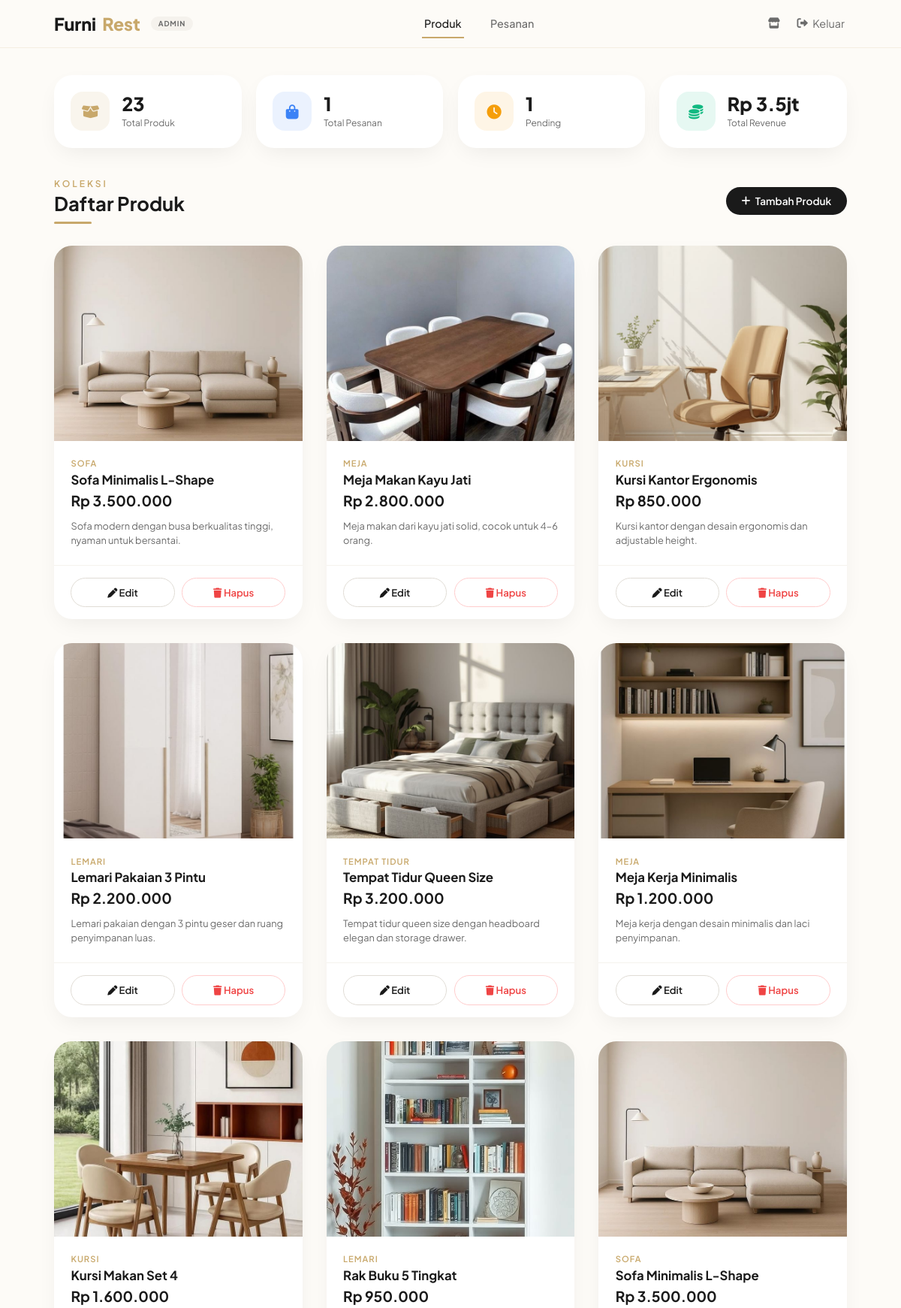
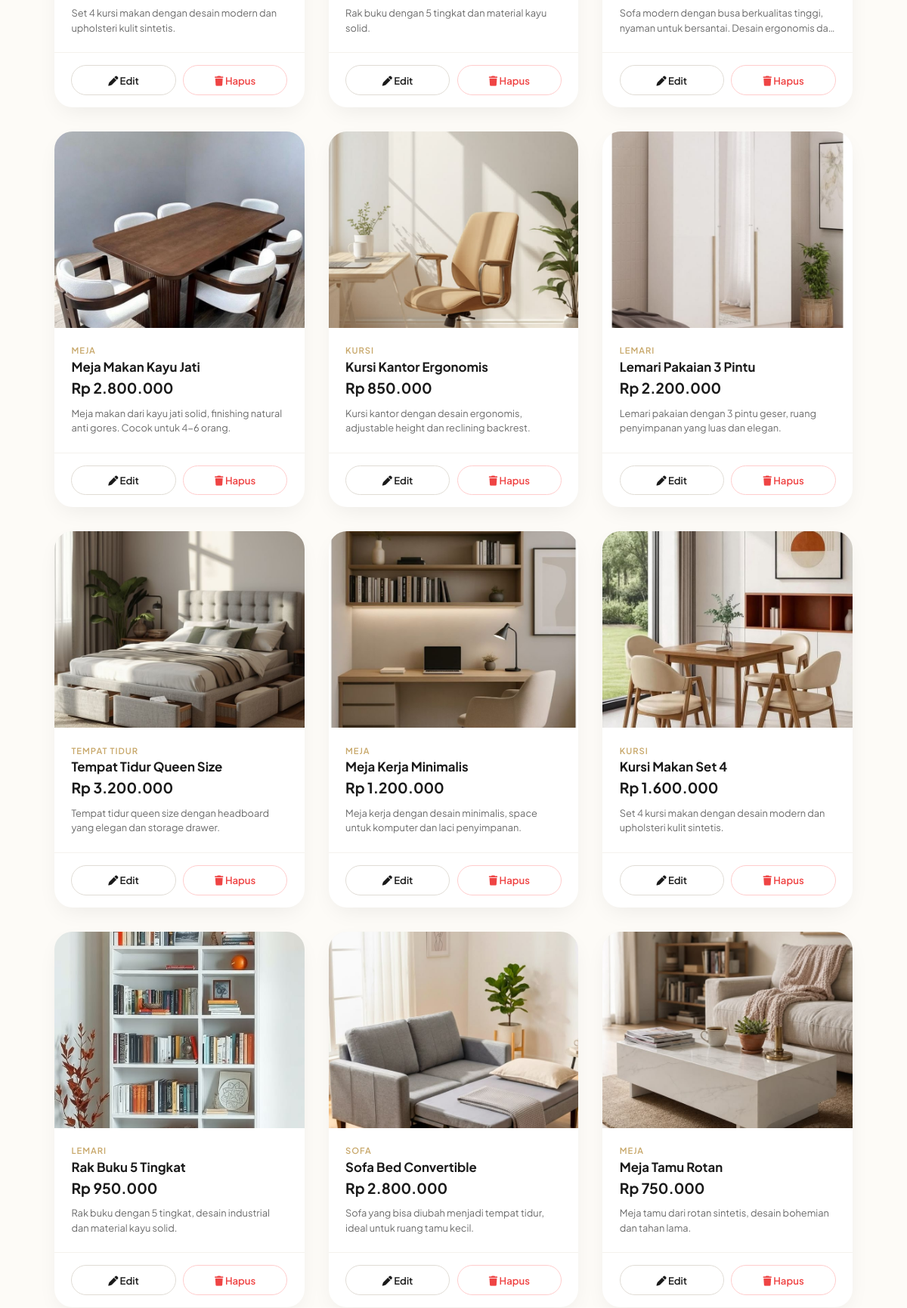
The app's page /admin-furni/dashboard.php (signed in, upper part) with its own data (2 pictures, top to bottom).
### tables this page shows
CREATE TABLE orders (
    id INT PRIMARY KEY AUTO_INCREMENT,
    product_id INT NOT NULL,
    customer_name VARCHAR(255) NOT NULL,
    customer_phone VARCHAR(20) NOT NULL,
    customer_address TEXT NOT NULL,
    quantity INT DEFAULT 1,
    total_price DECIMAL(10,2) NOT NULL,
    order_date TIMESTAMP DEFAULT CURRENT_TIMESTAMP,
    status VARCHAR(50) DEFAULT 'pending',
    FOREIGN KEY (product_id) REFERENCES products(id) ON DELETE RESTRICT
);

CREATE TABLE products (
    id INT PRIMARY KEY AUTO_INCREMENT,
    name VARCHAR(255) NOT NULL,
    category VARCHAR(100) NOT NULL,
    price DECIMAL(10,2) NOT NULL,
    old_price DECIMAL(10,2) DEFAULT NULL,
    rating DECIMAL(3,1) DEFAULT 0,
    sold INT DEFAULT 0,
    description TEXT,
    image VARCHAR(255),
    colors VARCHAR(255),
    sizes VARCHAR(255),
    created_at TIMESTAMP DEFAULT CURRENT_TIMESTAMP
);

### admin-furni/dashboard.php (the view, shortened to what this page needs)
<?php
require_once '../config.php';
$products = $db->query("SELECT * FROM products ORDER BY id ASC")->fetchAll(PDO::FETCH_ASSOC);
$orders   = $db->query("
    SELECT o.*, p.name AS product_name, p.image AS product_image
    FROM orders o
    LEFT JOIN products p ON o.product_id = p.id
    ORDER BY o.order_date DESC
")->fetchAll(PDO::FETCH_ASSOC);
$totalRevenue  = array_sum(array_column($orders, 'total_price'));
$pendingOrders = count(array_filter($orders, fn($o) => $o['status'] === 'pending'));
?>
<!DOCTYPE html>
<html lang="id">
<head>
    <link rel="stylesheet" href="https://cdnjs.cloudflare.com/ajax/libs/font-awesome/6.0.0-beta3/css/all.min.css">
</head>
<body>
<nav class="navbar">
    <a class="nav-logo" href="#">
        Furni<span>Rest</span><small>Admin</small>
    </a>
    <div style="display:flex;gap:2rem">
        <button class="nav-tab active" data-tab="products">Produk</button>
        <button class="nav-tab" data-tab="orders">Pesanan</button>
    </div>
    <div class="nav-right">
        <a href="../index.php" target="_blank" class="logout-link" title="Lihat Toko">
            <i class="fas fa-store"></i>
        </a>
        <a href="logout.php" class="logout-link">
            <i class="fas fa-sign-out-alt"></i> Keluar
        </a>
    </div>
</nav>
<div class="wrap">
    <div class="stats-grid">
        <div class="stat-card">
            <div class="stat-icon ic-gold"><i class="fas fa-box-open"></i></div>
            <div><div class="stat-val"><?= count($products) ?></div><div class="stat-lbl">Total Produk</div></div>
        </div>
        <div class="stat-card">
            <div class="stat-icon ic-blue"><i class="fas fa-shopping-bag"></i></div>
            <div><div class="stat-val"><?= count($orders) ?></div><div class="stat-lbl">Total Pesanan</div></div>
        </div>
        <div class="stat-card">
            <div class="stat-icon ic-orange"><i class="fas fa-clock"></i></div>
            <div><div class="stat-val"><?= $pendingOrders ?></div><div class="stat-lbl">Pending</div></div>
        </div>
        <div class="stat-card">
            <div class="stat-icon ic-green"><i class="fas fa-coins"></i></div>
            <div>
                <div class="stat-val">Rp&thinsp;<?= $totalRevenue >= 1000000 ? number_format($totalRevenue/1000000,1).'jt' : number_format($totalRevenue,0,',','.') ?></div>
                <div class="stat-lbl">Total Revenue</div>
            </div>
        </div>
    </div>
    <div class="tab-pane active" id="pane-products">
        <div class="section-header">
            <div class="section-left">
                <div class="section-subtitle-tag">Koleksi</div>
                <h2 class="section-title-h">Daftar Produk</h2>
                <div class="section-line"></div>
            </div>
            <button class="btn-add-nav" onclick="openModal()">
                <i class="fas fa-plus"></i> Tambah Produk
            </button>
        </div>
        <?php if (empty($products)): ?>
        <div class="empty-state">
            <i class="fas fa-box-open"></i>
            <p>Belum ada produk. Klik <strong>Tambah Produk</strong> untuk mulai.</p>
        </div>
        <?php else: ?>
        <div class="products-grid">
            <?php foreach ($products as $p): ?>
            <div class="product-card" id="card-<?= $p['id'] ?>">
                <img src="../<?= htmlspecialchars($p['image'] ?? '') ?>"
                     alt="<?= htmlspecialchars($p['name']) ?>"
                     onerror="this.src='https://placehold.co/400x260?text=No+Image'">
                <div class="product-info">
                    <div class="product-category"><?= htmlspecialchars($p['category'] ?? '—') ?></div>
                    <div class="product-title"><?= htmlspecialchars($p['name']) ?></div>
                    <div class="product-price">Rp <?= number_format($p['price'], 0, ',', '.') ?></div>
                    <?php if (!empty($p['description'])): ?>
                    <div class="product-desc"><?= htmlspecialchars($p['description']) ?></div>
                    <?php endif; ?>
                </div>
                <div class="product-actions">
                    <button class="btn-edit" onclick='openModal(<?= json_encode($p) ?>)'>
                        <i class="fas fa-pen"></i> Edit
                    </button>
                    <button class="btn-del" onclick="deleteProduct(<?= $p['id'] ?>)">
                        <i class="fas fa-trash"></i> Hapus
                    </button>
                </div>
            </div>
            <?php endforeach; ?>
        </div>
        <?php endif; ?>
    </div>
</div>
</body>
</html>

### records on screen
orders: status "1"
products: image (picture), category "SOFA", name "Sofa Minimalis L-Shape", price "3.500.000", description "Sofa modern dengan busa berkualitas tinggi, nyaman untuk bersantai."
products: image (picture), category "MEJA", name "Meja Makan Kayu Jati", price "2.800.000", description "Meja makan dari kayu jati solid, cocok untuk 4-6 orang."
products: image (picture), category "KURSI", name "Kursi Kantor Ergonomis", price "850.000", description "Kursi kantor dengan desain ergonomis dan adjustable height."
products: image (picture), category "LEMARI", name "Lemari Pakaian 3 Pintu", price "2.200.000", description "Lemari pakaian dengan 3 pintu geser dan ruang penyimpanan luas."
products: image (picture), category "TEMPAT TIDUR", name "Tempat Tidur Queen Size", price "3.200.000", description "Tempat tidur queen size dengan headboard elegan dan storage drawer."
products: image (picture), category "MEJA", name "Meja Kerja Minimalis", price "1.200.000", description "Meja kerja dengan desain minimalis dan laci penyimpanan."
products: image (picture), category "KURSI", name "Kursi Makan Set 4", price "1.600.000", description "Set 4 kursi makan dengan desain modern dan upholsteri kulit sintetis."
products: image (picture), category "LEMARI", name "Rak Buku 5 Tingkat", price "950.000", description "Rak buku dengan 5 tingkat dan material kayu solid."
products: image (picture), category "SOFA", name "Sofa Minimalis L-Shape", price "3.500.000", description "Sofa modern dengan busa berkualitas tinggi, nyaman untuk bersantai. Desain ergonomis…"
products: image (picture), category "MEJA", name "Meja Makan Kayu Jati", price "2.800.000", description "Meja makan dari kayu jati solid, finishing natural anti gores. Cocok untuk 4-6 orang."
products: image (picture), category "KURSI", name "Kursi Kantor Ergonomis", price "850.000", description "Kursi kantor dengan desain ergonomis, adjustable height dan reclining backrest."
products: image (picture), category "LEMARI", name "Lemari Pakaian 3 Pintu", price "2.200.000", description "Lemari pakaian dengan 3 pintu geser, ruang penyimpanan yang luas dan elegan."
products: image (picture), category "TEMPAT TIDUR", name "Tempat Tidur Queen Size", price "3.200.000", description "Tempat tidur queen size dengan headboard yang elegan dan storage drawer."
products: image (picture), category "MEJA", name "Meja Kerja Minimalis", price "1.200.000", description "Meja kerja dengan desain minimalis, space untuk komputer dan laci penyimpanan."
products: image (picture), category "KURSI", name "Kursi Makan Set 4", price "1.600.000", description "Set 4 kursi makan dengan desain modern dan upholsteri kulit sintetis."
products: image (picture), category "LEMARI", name "Rak Buku 5 Tingkat", price "950.000", description "Rak buku dengan 5 tingkat, desain industrial dan material kayu solid."
products: image (picture), category "SOFA", name "Sofa Bed Convertible", price "2.800.000", description "Sofa yang bisa diubah menjadi tempat tidur, ideal untuk ruang tamu kecil."
products: image (picture), category "MEJA", name "Meja Tamu Rotan", price "750.000", description "Meja tamu dari rotan sintetis, desain bohemian dan tahan lama."

### other values on screen
count($products) "23"
count($orders) "1"
$totalRevenue/1000000 "3.5"
